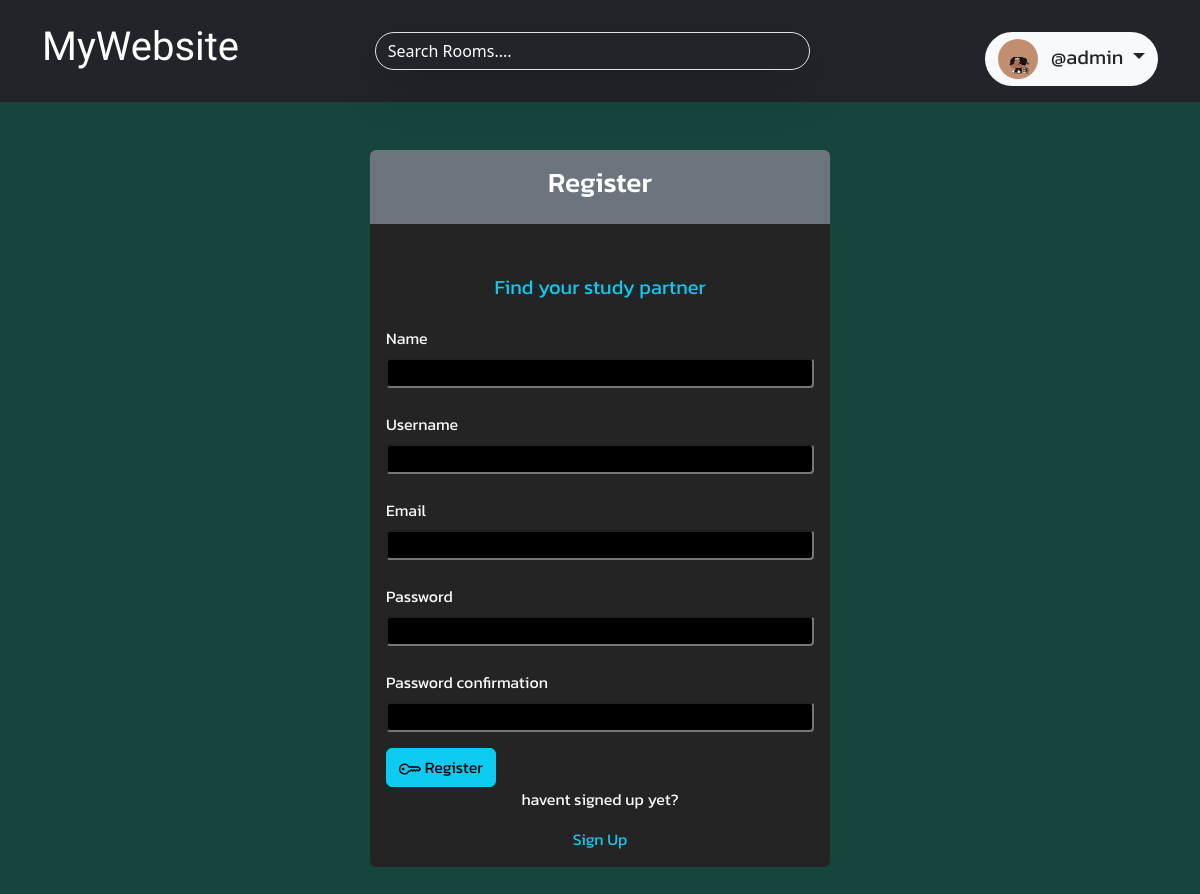
Page /register/ (signed in) on the committed database.
### base/models.py (models this page shows)
class User(AbstractUser):
    name = models.CharField(max_length=200, null=True)
    email = models.EmailField(unique=True,null=True)
    bio = models.TextField(null=True)
    avatar = models.ImageField(null=True,default="avatar.png")
    USERNAME_FIELD = 'email'
    REQUIRED_FIELDS = []

### base/views.py (the view, shortened to what this page needs)
# urls.py: path('register/',views.registerPage, name="register"),
def registerPage(request):
    form = MyUserCreationForm()
    context = {
        'form':form
    }
    return render(request,'login_register.html',context)

### base/forms.py
class MyUserCreationForm(UserCreationForm):
    class Meta:
        model = User
        fields = ['name','username','email','password1','password2']

### templates/login_register.html (shortened to what this page needs)
{% extends 'main.html' %}
    {% block content %}
    <div class=" d-flex justify-content-center align-items-center mx-5 ">
        <div class="col-md-5 col-12 mb-5">
            {% if page == 'login' %}
            <div class="bg-secondary px-3 py-2 d-flex justify-content-center  align-items-center rounded-top w-100 ">
                <div >
                       <h3 class="px-3 py-2 " style="font-family: 'Kanit', sans-serif;"> LOGIN</h3>
                </div>
            </div>
            <div style="background-color:#242424;font-family: 'Kanit', sans-serif; " class="rounded-bottom">
                <p class="text-info fs-5 text-center pt-5">Find your study partner</p>
             <div>
            <form method="POST" action="">
                {% csrf_token %}
                <div class="form_group mx-3">
                    <label class=" mb-2 text-light">Email:</label>
                    <input type="text" name="email" >
                </div>
                <div class="form_group mx-3 mt-3">
                    <label class=" mb-2 text-light" >Password:</label>
                    <input type="password" name="password" >
                </div>
                <button class="btn btn-info mt-3 ms-3 " type="submit">
                    <svg xmlns="http://www.w3.org/2000/svg" width="22" height="22" fill="currentColor" class="bi bi-key" viewBox="0 0 16 16">
                        <path d="M0 8a4 4 0 0 1 7.465-2H14a.5.5 0 0 1 .354.146l1.5 1.5a.5.5 0 0 1 0 .708l-1.5 1.5a.5.5 0 0 1-.708 0L13 9.207l-.646.647a.5.5 0 0 1-.708 0L11 9.207l-.646.647a.5.5 0 0 1-.708 0L9 9.207l-.646.647A.5.5 0 0 1 8 10h-.535A4 4 0 0 1 0 8zm4-3a3 3 0 1 0 2.712 4.285A.5.5 0 0 1 7.163 9h.63l.853-.854a.5.5 0 0 1 .708 0l.646.647.646-.647a.5.5 0 0 1 .708 0l.646.647.646-.647a.5.5 0 0 1 .708 0l.646.647.793-.793-1-1h-6.63a.5.5 0 0 1-.451-.285A3 3 0 0 0 4 5z"/>
                        <path d="M4 8a1 1 0 1 1-2 0 1 1 0 0 1 2 0z"/>
                      </svg>
                      Login
                </button>
            </form>
            <p class="text-center text-light">havent signed up yet?</p>
            <div class="d-flex justify-content-center  align-items-center pb-3">
                <a class="text-center text-info w-100" href="{% url 'register' %}">Sign Up</a>
            </div>
        </div>
        {% else %}
        <div class="bg-secondary px-3 py-2 d-flex justify-content-center  align-items-center rounded-top w-100 ">
            <div >
                   <h3 class="px-3 py-2 " style="font-family: 'Kanit', sans-serif;"> Register</h3>
            </div>
        </div>
        <div style="background-color:#242424;font-family: 'Kanit', sans-serif; " class="rounded-bottom">
            <p class="text-info fs-5 text-center pt-5">Find your study partner</p>
         <div>
        <div>
            <form method="POST" action="">
                {% for field in form %}
                <div class="form_group mx-3 mt-4">
                    <label for="room_name" class="text-light mb-2">{{field.label}}</label>
                    {{field}}
                </div>
                {% endfor %}
                <button class="btn btn-info mt-3 ms-3 " type="submit">
                      Register
                </button>
            </form>
            <p class="text-center text-light">havent signed up yet?</p>
            <div class="d-flex justify-content-center  align-items-center pb-3">
                <a class="text-center text-info w-100" href="{% url 'login' %}">Sign Up</a>
            </div>
        </div>
        {% endif %}
            </div>
        </div>
    </div>
    {% endblock  %}

### templates/navbar.html (shortened to what this page needs)
<nav class="navbar navbar-expand-md bg-dark navbar-dark mb-5 py-3 ">
    <div class="container">
        <a href="{% url 'home' %}" class="me-5">
            <h1 class="headline" style="font-family: 'Handjet', cursive;">MyWebsite</h1>
        </a>
      <div class="collapse navbar-collapse " id="navbarSupportedContent">
        <div class="col-md-6 m-md-auto  mt-2">
            <form class=" " role="search">
                    <input class="form-control me-2 w-100 text-light bg-dark shadow-lg rounded-5 " type="text" name="q" placeholder="Search Rooms....">
            </form>
        </div>
        <ul class="navbar-nav ms-auto mb-2 mb-lg-0  mt-3">
          <li class="nav-item ">
            {% if request.user.is_authenticated %}
            <div class="dropdown " style="">
                <button class="btn dropdown-toggle fs-5 bg-light rounded-5" style="font-family: 'Kanit', sans-serif;"  type="button" data-bs-toggle="dropdown" aria-expanded="false">
                    <img src="{{user.avatar.url}}" class="me-2 rounded-5" alt="" style="width:40px; height: 40px;">
                    @{{request.user.username}}
                </button>
            </div>
            {% else %}
            <div class="fs-5 btn  ">
                <a href="{% url 'login' %}" style="font-family: 'Kanit', sans-serif;">Login</a>
            </div>
            {% endif %}
          </li>
        </ul>
      </div>
    </div>
  </nav>

### static/css/main.css (style rules this page uses)
body { background-color: #222729; width: 100%; height: 100%; }
a { text-decoration: none; color: white; }
h1,h2,h3,h4,h5,h6 { font-family: 'REM', sans-serif; color: white; }

### templates/login_register.html (style rules this page uses)
.form_group > input { width: 100%; background-color: black; border: 2px solid greay; border-radius: 4px; color:white; }

### rows in the picture
User: avatar (picture), user.username "admin"

### other values in the picture
{{ field.label }} "Name" "Username" "Email" "Password" "Password confirmation"
